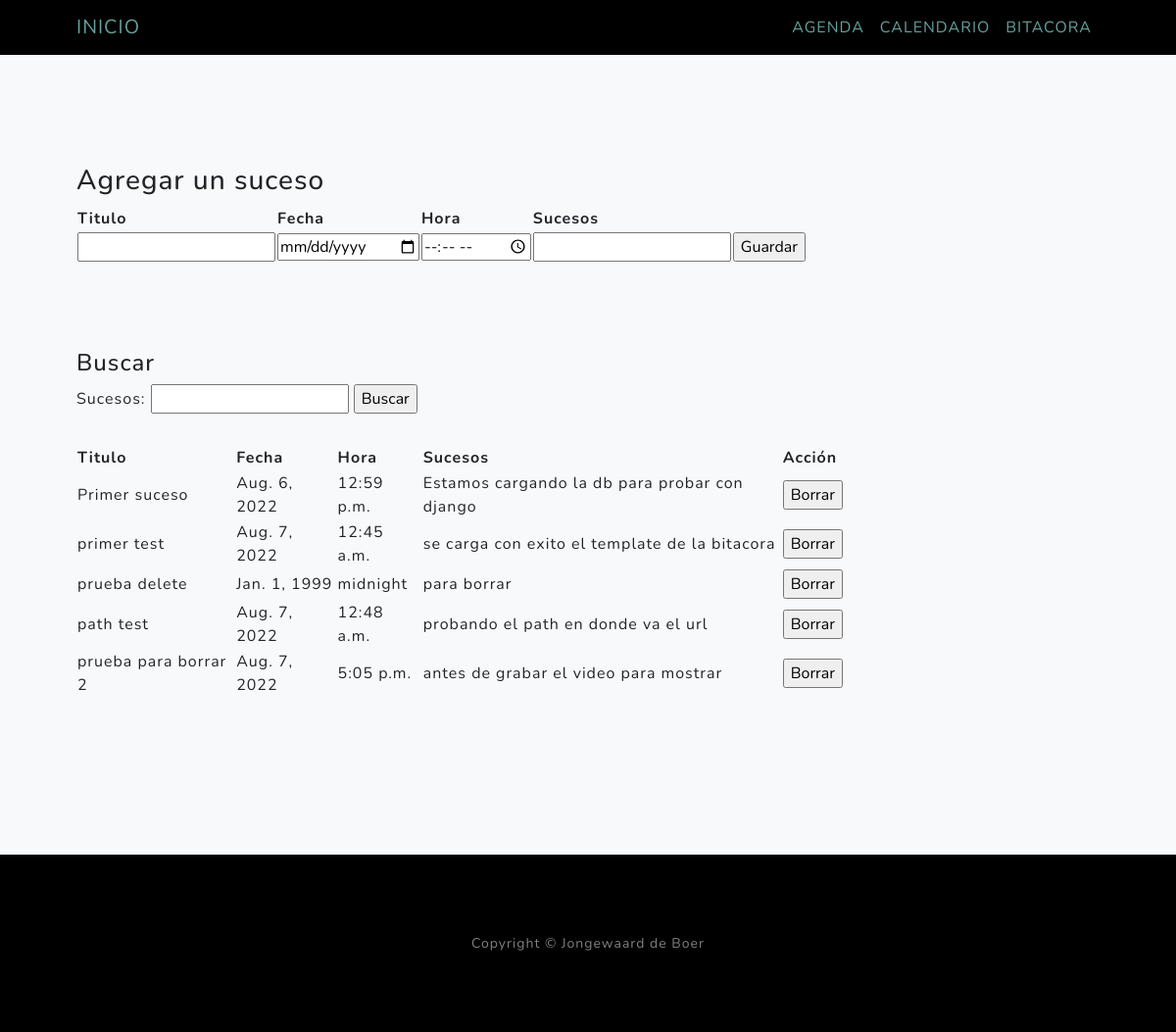
/bitacora/, run on an earlier commit of the app's database.
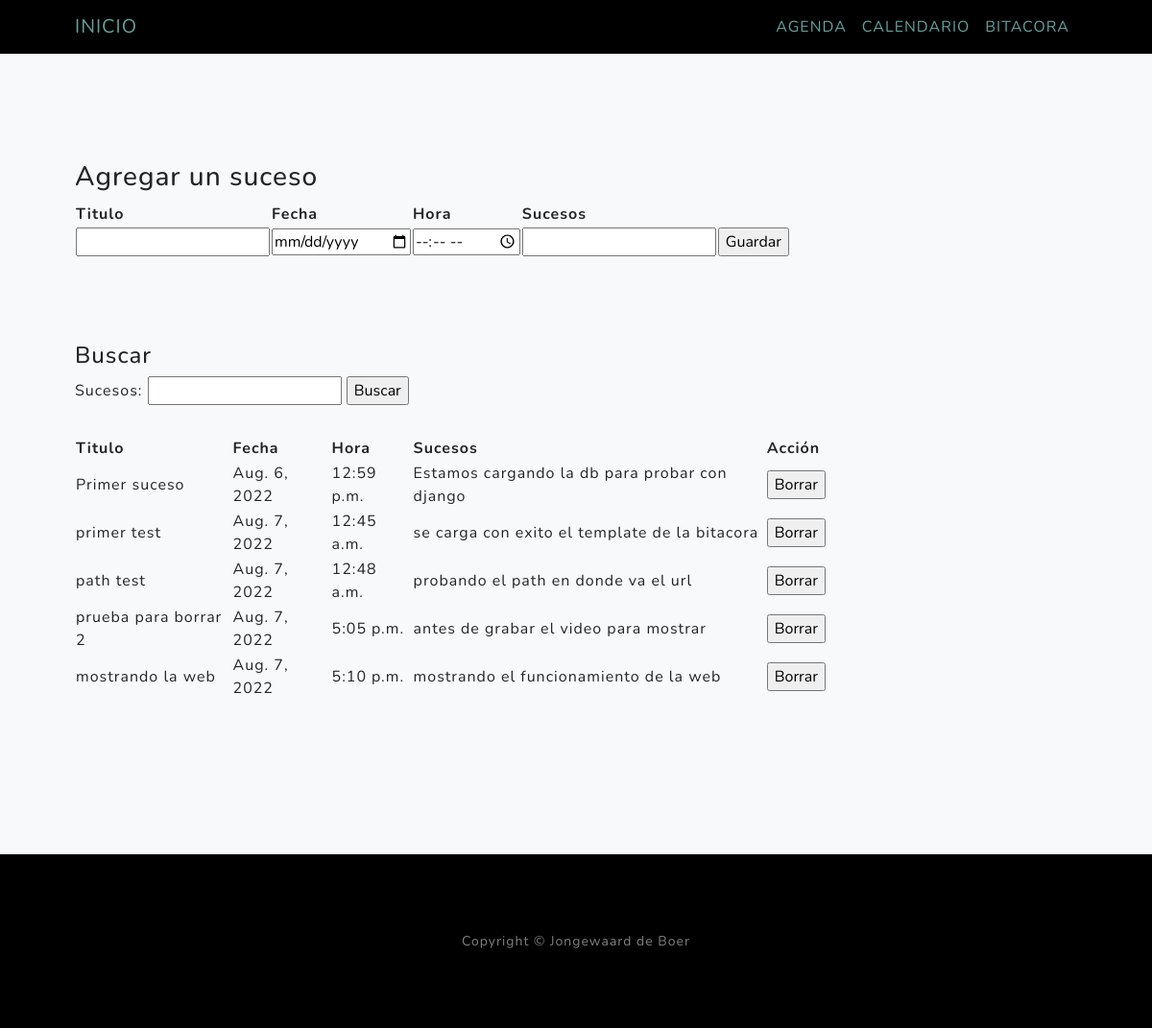
And on a later commit of the database.
### agenda/models.py (models this page shows, shortened)
class bitacora(models.Model):
    fecha = models.DateField(default=datetime.datetime.now())
    titulo = models.CharField(max_length=20, default="titulo")
    momento = models.TimeField(default=datetime.datetime.now())
    sucesos = models.CharField(max_length=300, default="default")

### agenda/views.py (the view, shortened to what this page needs)
# urls.py: path("bitacora/", view_bitacora, name="bitacora"),
def view_bitacora(request):
    consulta_bitacora = bitacora.objects.all()
    if 'id_borrar' in request.GET:
        bitacora.objects.filter(id=int(request.GET['id_borrar'])).delete()
        pass
    if 'buscando' in request.GET:
        consulta_bitacora = bitacora.objects.filter(sucesos__icontains = request.GET.get('suceso_a_buscar'))
        pass
    contexto = {"tabla_sql":consulta_bitacora}
    return render(request, "agenda/bitacora.html",contexto)

### agenda/templates/agenda/bitacora.html (shortened to what this page needs)
{% extends 'agenda/base.html'%}
{% block contenido_bitacora%}
<nav class="navbar navbar-light bg-light">
    <form action="{% url 'bitacora' %}">
        <h3> Agregar un suceso </h3>
        <table style="width:75%">
            <tr>
            <th>Titulo</th>
            <th>Fecha</th>
            <th>Hora</th>
            <th>Sucesos</th>
            </tr>
            <td><input type="text" id="head_titulo" name="head_titulo" required></td>
            <td><input type="date" id="fecha" name="fecha"  required></td>
            <td><input type="time" id="hora" name="hora"  required></td>
            <td><input type="text" id="head_sucesos" name="head_sucesos"  required></td>
            <td>
                <input type="submit" value="Guardar">
            </td>
        </table>
        <br>
    </form>
</nav>
<br>
<br>
<nav class="navbar navbar-light bg-light">
    <form action="{% url 'bitacora' %}">
        <h4> Buscar </h4>
        <label for="suceso_a_buscar">Sucesos:</label>
        <input type="text" id="suceso_a_buscar" name="suceso_a_buscar" required>
        <input type="submit" value="Buscar">
    </form>
</nav>
<br>
  <table style="width:75%" class="center">
  <tr>
    <th>Titulo</th>
    <th>Fecha</th>
    <th>Hora</th>
    <th>Sucesos</th>
    <th>Acción</th>
  </tr>
  {% for item in tabla_sql %}
      <tr>
          <form action="{% url 'bitacora' %}">
              <td>{{item.titulo}}</td><td>{{item.fecha}}</td><td>{{item.momento}}</td><td>{{item.sucesos}}</td>
              <td>
                  <input type="submit" value="Borrar">
              </td>
          </form>
      </tr>
  {% endfor %}
  </table>
{% endblock%}

What changed in the data, as far as the page shows it:
removed bitacora: titulo "prueba delete", fecha "Jan. 1, 1999", momento "midnight", sucesos "para borrar"
added bitacora: titulo "mostrando la web", fecha "Aug. 7, 2022", momento "5:10 p.m.", sucesos "mostrando el funcionamiento de la web"
